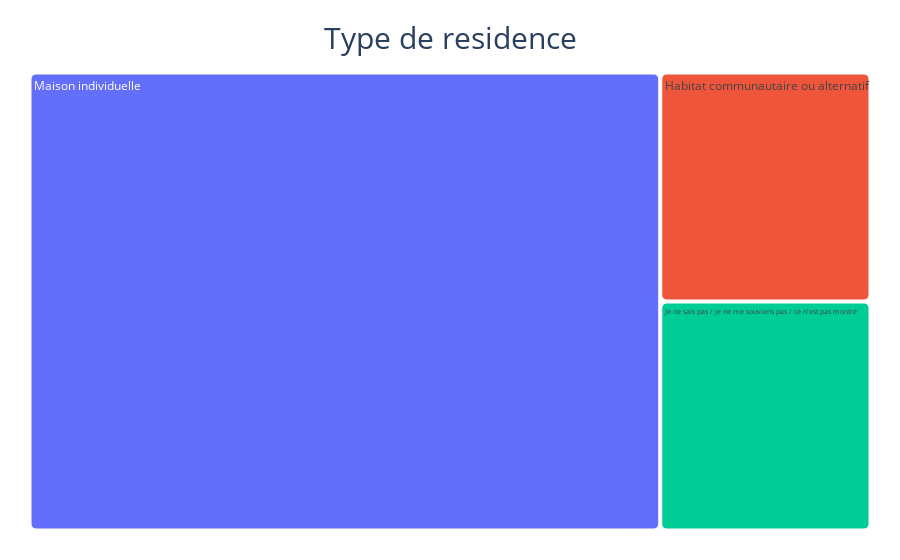

The notebook cell this image was saved under:
### Code cell
import plotly.express as px

fig = px.treemap(data, path=["character1_residence_type"],hover_data=["character1_residence_type"], 
                 title="Type de residence",
                 )
fig.update_traces(marker=dict(cornerradius=5))

fig.update_layout(
    margin = dict(t=50, l=25, r=25, b=25),
    title_font=dict(size=30),
    title_x=0.5, title_y=0.95
)
fig.data[0].hovertemplate='<b></b>%{label}'

fig.show()

### Figure 1 — Plotly figure (JSON) as saved in the notebook; plotly's stock layout.template omitted (floating-point values rounded to 4 significant figures)
{"data": [{"branchvalues": "total", "customdata": [["Habitat communautaire ou alternatif"], ["Je ne sais pas / je ne me souviens pas / ce n'est pas montré"], ["Maison individuelle"]], "domain": {"x": [0, 1], "y": [0, 1]}, "hovertemplate": "<b></b>%{label}", "ids": ["Habitat communautaire ou alternatif", "Je ne sais pas / je ne me souviens pas / ce n'est pas montré", "Maison individuelle"], "labels": ["Habitat communautaire ou alternatif", "Je ne sais pas / je ne me souviens pas / ce n'est pas montré", "Maison individuelle"], "marker": {"cornerradius": 5}, "name": "", "parents": ["", "", ""], "type": "treemap", "values": [1, 1, 6]}], "layout": {"legend": {"tracegroupgap": 0}, "margin": {"b": 25, "l": 25, "r": 25, "t": 50}, "title": {"font": {"size": 30}, "text": "Type de residence", "x": 0.5, "y": 0.95}}}
